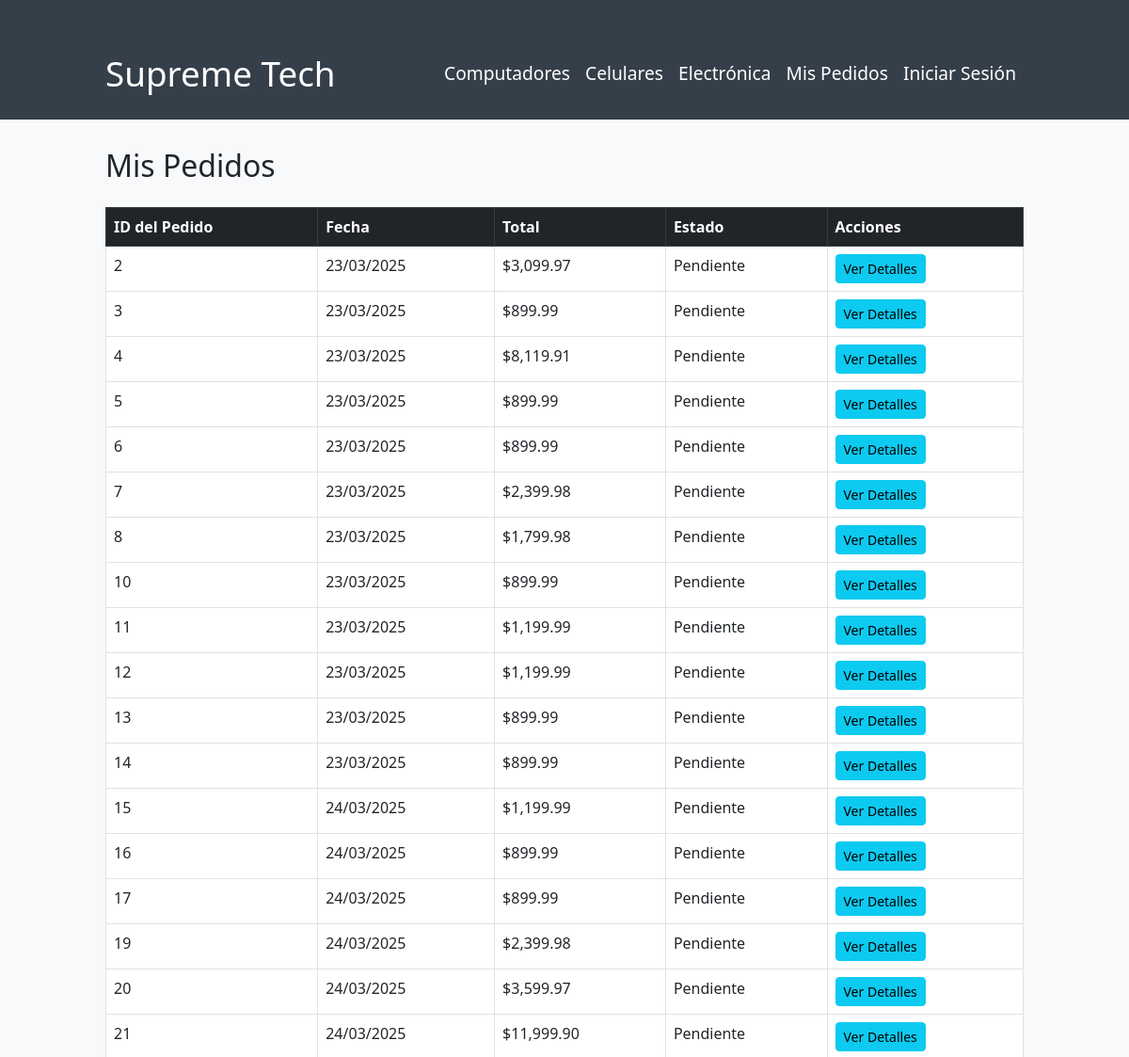
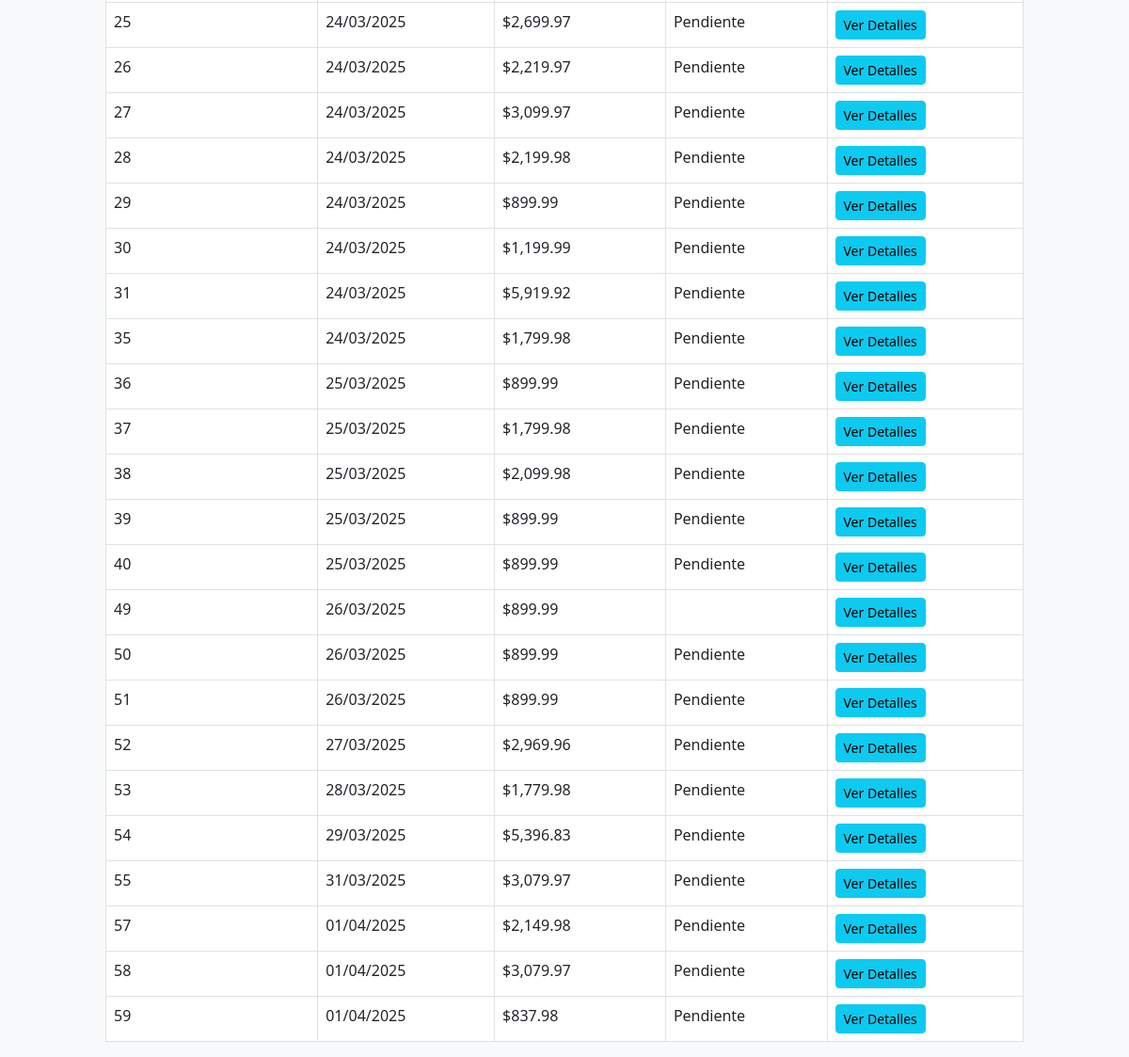
Screenshot of /ver_pedidos.php (signed in) with the database file from the repository (2 pictures, top to bottom).
### tables this page shows
CREATE TABLE `pedidos` (
  `id` int(11) NOT NULL,
  `usuario_id` int(11) DEFAULT NULL,
  `fecha` datetime DEFAULT current_timestamp(),
  `total` decimal(10,2) DEFAULT NULL,
  `estado` enum('pendiente','enviado','entregado') DEFAULT 'pendiente',
  `metodo_pago_id` int(11) DEFAULT NULL,
  `correo` varchar(50) NOT NULL,
  `direccion` varchar(200) NOT NULL
);

### public/ver_pedidos.php (the view, shortened to what this page needs)
<?php
include '../includes/config.php';
$usuario_id = $_SESSION['user_id'] ?? null;
$sql = "SELECT p.id, p.fecha, p.total, p.estado
        FROM pedidos p
        WHERE p.usuario_id = ?";
$stmt = $conn->prepare($sql);
$stmt->bind_param("i", $usuario_id);
$stmt->execute();
$result = $stmt->get_result();
?>
<!DOCTYPE html>
<html lang="es">
<head>
    <link href="https://cdn.jsdelivr.net/npm/bootstrap@5.3.0/dist/css/bootstrap.min.css" rel="stylesheet">
    <link rel="stylesheet" href="https://cdn.jsdelivr.net/npm/bootstrap-icons@1.10.5/font/bootstrap-icons.css">
</head>
<body>
<nav class="navbar navbar-expand-lg navbar-dark sticky-top">
        <div class="container">
            <a class="navbar-brand" href="index.php">Supreme Tech</a>
            <div class="collapse navbar-collapse" id="navbarNav">
                <ul class="navbar-nav ms-auto">
                    <li class="nav-item"><a class="nav-link" href="computadoras.php">Computadores</a></li>
                    <li class="nav-item"><a class="nav-link" href="celulares.php">Celulares</a></li>
                    <li class="nav-item"><a class="nav-link" href="electronica.php">Electrónica</a></li>
                    <li class="nav-item"><a class="nav-link" href="ver_pedidos.php">Mis Pedidos</a></li>
                    <li class="nav-item"><a class="nav-link" href="login.php">Iniciar Sesión</a></li>
                </ul>
            </div>
        </div>
    </nav>
<div class="container">
    <h2 class="my-4">Mis Pedidos</h2>
    <?php if ($result->num_rows > 0): ?>
        <table class="table table-bordered">
            <thead class="table-dark">
                <tr>
                    <th>ID del Pedido</th>
                    <th>Fecha</th>
                    <th>Total</th>
                    <th>Estado</th>
                    <th>Acciones</th>
                </tr>
            </thead>
            <tbody>
                <?php while ($pedido = $result->fetch_assoc()): ?>
                    <tr>
                        <td><?php echo $pedido['id']; ?></td>
                        <td><?php echo date('d/m/Y', strtotime($pedido['fecha'])); ?></td>
                        <td>$<?php echo number_format($pedido['total'], 2); ?></td>
                        <td><?php echo ucfirst($pedido['estado']); ?></td>
                         <td>
                            <a href="ver_detalles_pedido.php?pedido_id=<?php echo $pedido['id']; ?>" class="btn btn-info btn-sm">Ver Detalles</a>
                        </td>
                    </tr>
                <?php endwhile; ?>
            </tbody>
        </table>
    <?php else: ?>
        <p class="text-center text-danger">No tienes pedidos realizados.</p>
    <?php endif; ?>
</div>
</body>
</html>

### public/ver_pedidos.php (style rules this page uses)
body { background-color: #f8f9fa; }
.navbar { background-color: #353f4a !important; padding: 1rem 0; }
.navbar .navbar-brand { font-size: 2.3rem; }
.navbar-brand, .nav-link { color: white !important; font-size: 1.2rem; }
.container { max-width: 1000px; margin-top: 30px; }

### rows the page displays
pedidos: id "2", fecha "23/03/2025", total "3,099.97", estado "Pendiente"
pedidos: id "3", fecha "23/03/2025", total "899.99", estado "Pendiente"
pedidos: id "4", fecha "23/03/2025", total "8,119.91", estado "Pendiente"
pedidos: id "5", fecha "23/03/2025", total "899.99", estado "Pendiente"
pedidos: id "6", fecha "23/03/2025", total "899.99", estado "Pendiente"
pedidos: id "7", fecha "23/03/2025", total "2,399.98", estado "Pendiente"
pedidos: id "8", fecha "23/03/2025", total "1,799.98", estado "Pendiente"
pedidos: id "10", fecha "23/03/2025", total "899.99", estado "Pendiente"
pedidos: id "11", fecha "23/03/2025", total "1,199.99", estado "Pendiente"
pedidos: id "12", fecha "23/03/2025", total "1,199.99", estado "Pendiente"
pedidos: id "13", fecha "23/03/2025", total "899.99", estado "Pendiente"
pedidos: id "14", fecha "23/03/2025", total "899.99", estado "Pendiente"
pedidos: id "15", fecha "24/03/2025", total "1,199.99", estado "Pendiente"
pedidos: id "16", fecha "24/03/2025", total "899.99", estado "Pendiente"
pedidos: id "17", fecha "24/03/2025", total "899.99", estado "Pendiente"
pedidos: id "19", fecha "24/03/2025", total "2,399.98", estado "Pendiente"
pedidos: id "20", fecha "24/03/2025", total "3,599.97", estado "Pendiente"
pedidos: id "21", fecha "24/03/2025", total "11,999.90", estado "Pendiente"
pedidos: id "25", fecha "24/03/2025", total "2,699.97", estado "Pendiente"
pedidos: id "26", fecha "24/03/2025", total "2,219.97", estado "Pendiente"
pedidos: id "27", fecha "24/03/2025", total "3,099.97", estado "Pendiente"
pedidos: id "28", fecha "24/03/2025", total "2,199.98", estado "Pendiente"
pedidos: id "29", fecha "24/03/2025", total "899.99", estado "Pendiente"
pedidos: id "30", fecha "24/03/2025", total "1,199.99", estado "Pendiente"
pedidos: id "31", fecha "24/03/2025", total "5,919.92", estado "Pendiente"
pedidos: id "35", fecha "24/03/2025", total "1,799.98", estado "Pendiente"
pedidos: id "36", fecha "25/03/2025", total "899.99", estado "Pendiente"
pedidos: id "37", fecha "25/03/2025", total "1,799.98", estado "Pendiente"
pedidos: id "38", fecha "25/03/2025", total "2,099.98", estado "Pendiente"
pedidos: id "39", fecha "25/03/2025", total "899.99", estado "Pendiente"
pedidos: id "40", fecha "25/03/2025", total "899.99", estado "Pendiente"
pedidos: id "49", fecha "26/03/2025", total "899.99"
pedidos: id "50", fecha "26/03/2025", total "899.99", estado "Pendiente"
pedidos: id "51", fecha "26/03/2025", total "899.99", estado "Pendiente"
pedidos: id "52", fecha "27/03/2025", total "2,969.96", estado "Pendiente"
pedidos: id "53", fecha "28/03/2025", total "1,779.98", estado "Pendiente"
pedidos: id "54", fecha "29/03/2025", total "5,396.83", estado "Pendiente"
pedidos: id "55", fecha "31/03/2025", total "3,079.97", estado "Pendiente"
pedidos: id "57", fecha "01/04/2025", total "2,149.98", estado "Pendiente"
pedidos: id "58", fecha "01/04/2025", total "3,079.97", estado "Pendiente"
pedidos: id "59", fecha "01/04/2025", total "837.98", estado "Pendiente"
